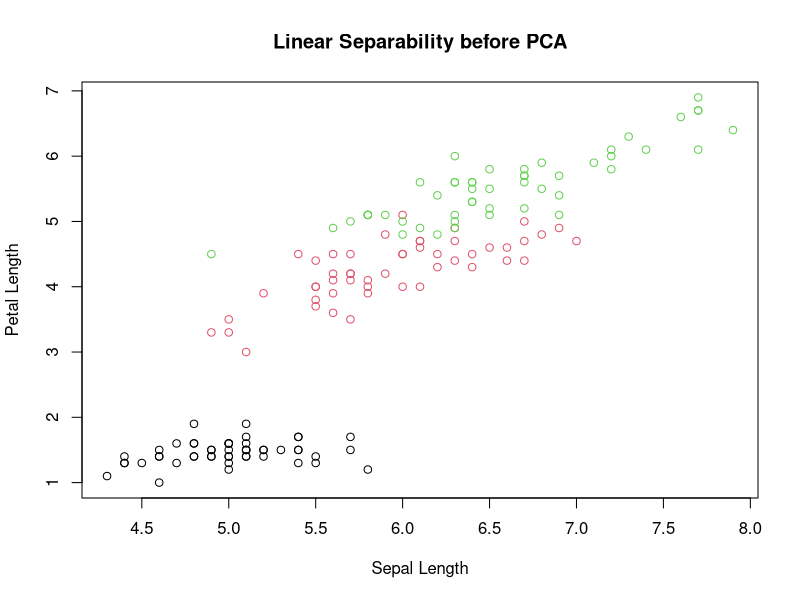
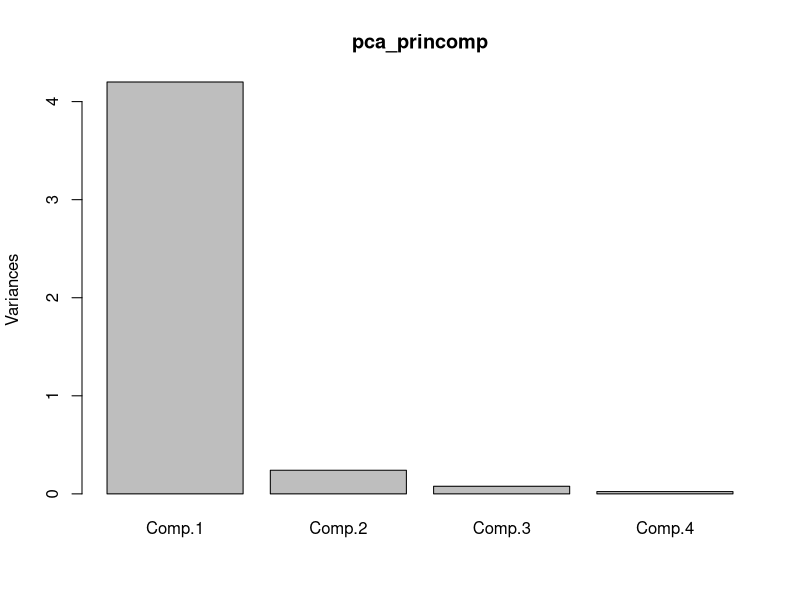
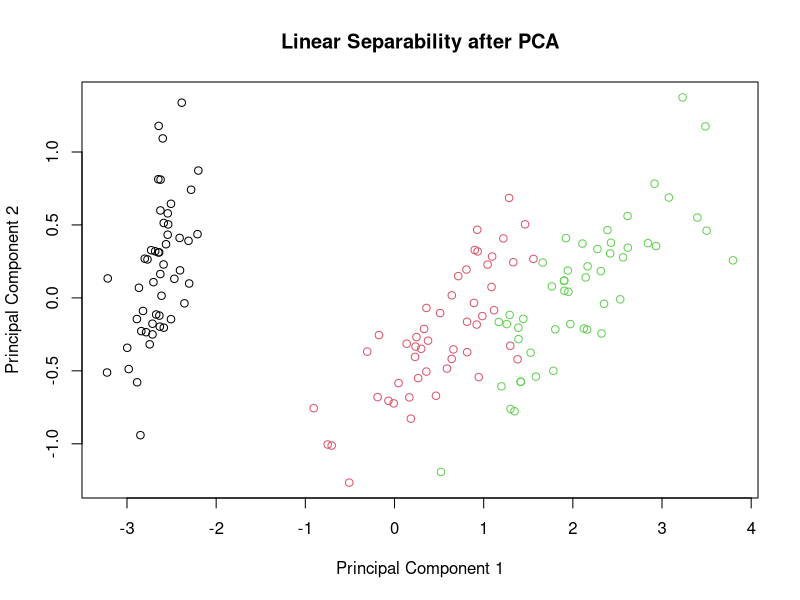
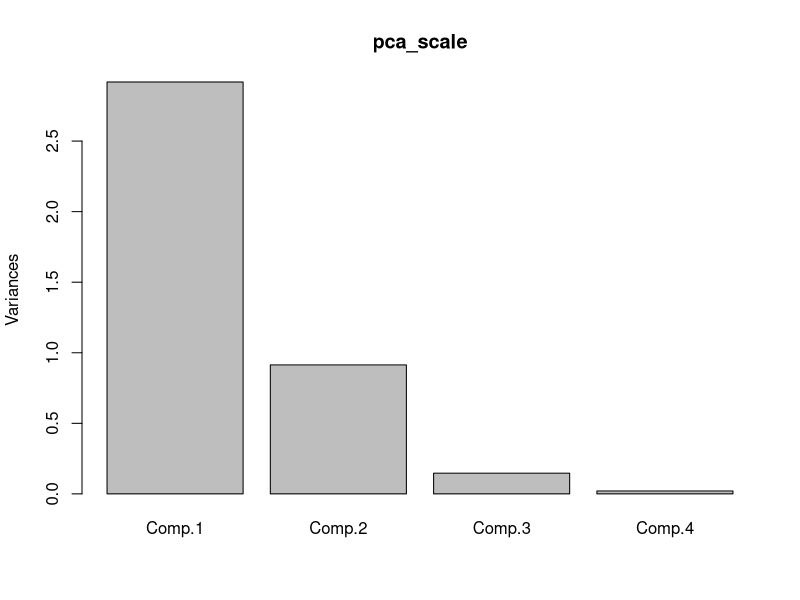
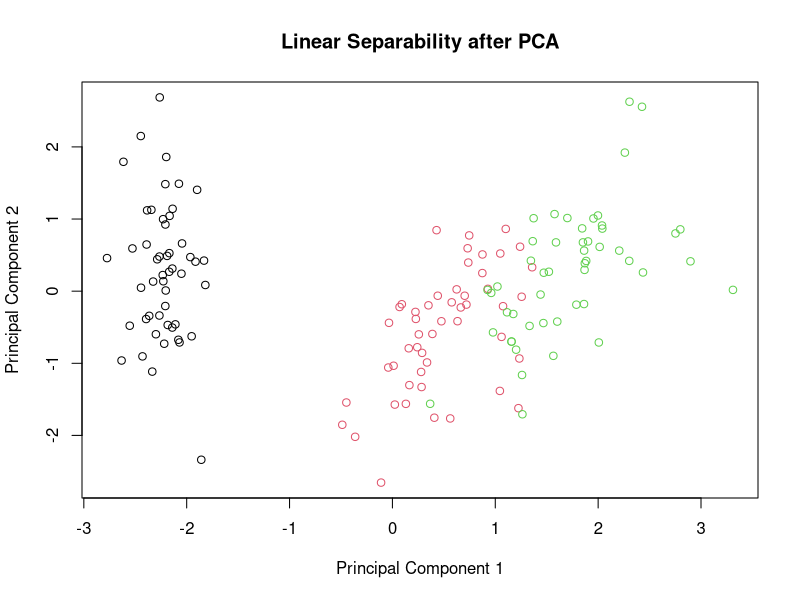
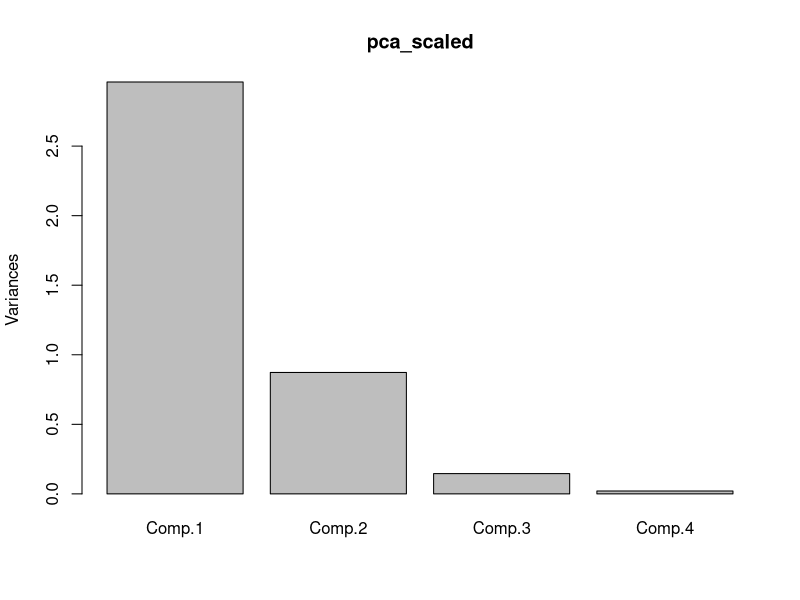

These figures' R source, in order:
## ---- chunk 1

rm(list = ls(all=TRUE))

## ---- chunk 2
iris_data <- iris

## ---- chunk 3

str(iris_data)

summary(iris_data)

## ---- chunk 4

library(nnet)

multinom_model = multinom(Species~., data = iris_data )


pred_results = multinom_model$fitted.values


actl_results = iris_data$Species


results = data.frame("pred_spec" = colnames(pred_results)[apply(pred_results,1,function(x) which(x==max(x)))], 
                     "act_spec" = iris_data$Species)

table(results)


## ---- chunk 5

# Using lapply() function we apply the var() function on each of the variables excluding the target

lapply(iris_data[, -5], var)

# Plot the data points on the axes with the highest variances

plot(iris_data$Sepal.Length, iris_data$Petal.Length, col = iris_data$Species, xlab = "Sepal Length", ylab = "Petal Length",
    main = "Linear Separability before PCA")



## ---- chunk 6

# don't get confused, cov(x,x) = var(x)

cov_mat <- cov(iris_data[ , -5])

## ---- chunk 7

print(cov_mat)

## ---- chunk 8

# storing the eigen vectors in the eigen_vec variable

eigen_vec <- eigen(cov_mat)$vectors

print(eigen_vec)

## ---- chunk 9

# Original datapoints projected to the Principal Components

# "%*%" operator is a matrix multiplier

pca_mat <- as.matrix(iris_data[, -5]) %*% as.matrix(eigen_vec)

## ---- chunk 10

# Add the Species column back to the data frame

pca_df <- cbind(as.data.frame(pca_mat), iris_data$Species)

# Change the colnames to "Species"

colnames(pca_df)[5] <- c("Species")


## ---- chunk 11

reg_mod_2 = multinom(Species~., data = pca_df )


pred_results_2 = reg_mod_2$fitted.values


actl_results_2 = pca_df$Species


results_pca = data.frame("pred_spec" = colnames(pred_results_2)[apply(pred_results_2,1,function(x) which(x==max(x)))], 
                     "act_spec" = pca_df$Species)

table(results_pca)
## ---- chunk 12

pca_princomp <- princomp(iris_data[,-c(5)])

pca_princomp$loadings
head(pca_princomp$scores)
plot(pca_princomp)


iris_pca_data = data.frame(pca_princomp$scores, Species = iris_data$Species)

plot(iris_pca_data$Comp.1, iris_pca_data$Comp.2, col = iris_pca_data$Species, xlab = "Principal Component 1", ylab = "Principal Component 2",  main = "Linear Separability after PCA")

reg_mod_3 = multinom(Species~., data = iris_pca_data )

pred_results_3 = reg_mod_3$fitted.values


actl_results_3 = iris_pca_data$Species


results_prcom = data.frame("pred_spec" = colnames(pred_results_3)[apply(pred_results_3,1,function(x) which(x==max(x)))], 
                     "act_spec" = iris_pca_data$Species)

table(results_prcom)

## ---- chunk 13

pca_scale <- princomp(iris_data[,-c(5)],cor = T)

plot(pca_scale)

iris_pca_Scale_data = data.frame(pca_scale$scores, Species = iris_data$Species)

plot(iris_pca_Scale_data$Comp.1, iris_pca_Scale_data$Comp.2, col = iris_pca_Scale_data$Species, xlab = "Principal Component 1", ylab = "Principal Component 2",  main = "Linear Separability after PCA")


reg_mod_4 = multinom(Species~., data = iris_pca_Scale_data )

pred_results_4 = reg_mod_4$fitted.values


actl_results_4 = iris_pca_Scale_data$Species


results_prcom = data.frame("pred_spec" = colnames(pred_results_4)[apply(pred_results_4,1,function(x) which(x==max(x)))], 
                     "act_spec" = iris_pca_Scale_data$Species)

table(results_prcom)

## ---- chunk 14

set.seed(420)

train_rows <- sample(1:nrow(iris_data), 0.8*nrow(iris_data))

train_data <- iris_data[train_rows, ]

test_data <- iris_data[-train_rows, ]

## ---- chunk 15

pca_scaled <- princomp(train_data[, !(names(train_data) %in% c("Species"))], cor = T)

head(pca_scaled$scores)

#pca_scaled <- prcomp(train_data[, !(names(train_data) %in% c("Species"))], center = T, scale. = T)

#head(pca_scaled$x)
## ---- chunk 16

plot(pca_scaled)

## ---- chunk 17

train_pca_e <- as.data.frame(predict(pca_scaled, train_data[, !(names(train_data) %in% c("Species"))]))

test_pca_e <- as.data.frame(predict(pca_scaled, test_data[, !(names(train_data) %in% c("Species"))]))

